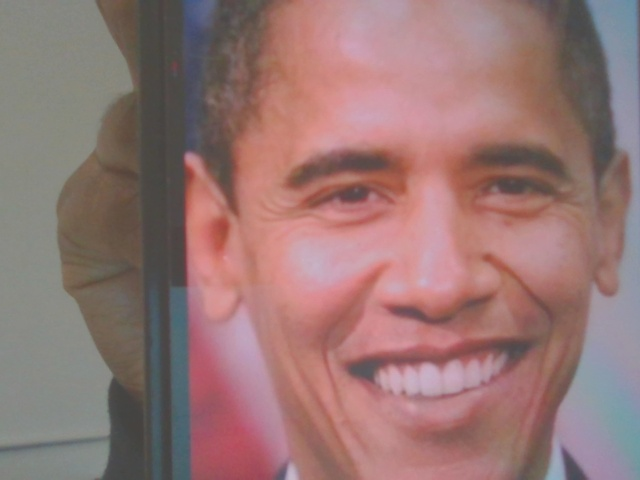
#> input picture data/attendance/snapshots/2026-04-29/1_barak_185720.jpg, 640 x 480 px
$ python -i detector.py   (imports and definitions only)
#> lines starting #> are read from the running program, lines starting #| are printed output that depends on the picture
from __future__ import annotations

import logging
import urllib.request
from dataclasses import dataclass
from pathlib import Path
from typing import Any

import cv2
import numpy as np

from .config import ROOT_DIR


logger = logging.getLogger(__name__)

# YuNet (OpenCV FaceDetectorYN) — small, fast face-specific detector
YUNET_ONNX_NAME = "face_detection_yunet_2023mar.onnx"
YUNET_DOWNLOAD_URL = (
    "https://github.com/opencv/opencv_zoo/raw/main/models/face_detection_yunet/"
    + YUNET_ONNX_NAME
)

# Post-detection limits (pixels² and aspect ratio)
_MIN_FACE_SIDE = 22
_MAX_FRAME_COVERAGE = 0.72  # reject boxes covering most of the frame (false positives)
_MAX_OUTPUT_FACES = 2
_NMS_IOU = 0.22
# Extra context around YuNet/Haar boxes so LBPH/templates see similar framing to
# older, looser Haar crops (tight boxes inflate template L2 vs enrollment photos).
_BOX_PADDING = 0.14

# YuNet thresholds — slightly higher score reduces duplicate / jitter boxes.
_YUNET_SCORE = 0.62
_YUNET_NMS = 0.45
_YUNET_TOP_K = 1500


# [37 lines that did not run here, left out]


# [11 lines that did not run here, left out]


# [10 lines that did not run here, left out]


# [8 lines that did not run here, left out]


# [33 lines that did not run here, left out]


def _ensure_yunet_weights(models_dir: Path) -> Path | None:
    """Return path to YuNet ONNX, downloading once if missing."""
    models_dir.mkdir(parents=True, exist_ok=True)
    target = models_dir / YUNET_ONNX_NAME
    if target.exists() and target.stat().st_size > 10_000:
        return target
    try:
        logger.info("Downloading YuNet face model to %s", target)
        with urllib.request.urlopen(YUNET_DOWNLOAD_URL, timeout=120) as resp:
            target.write_bytes(resp.read())
        logger.info("YuNet model saved (%s bytes)", target.stat().st_size)
        return target
    except Exception as exc:
        logger.warning("Could not download YuNet model: %s", exc)
        return None


# [158 lines that did not run here, left out]

>>> import cv2
>>> picture = cv2.imread('../../data/attendance/snapshots/2026-04-29/1_barak_185720.jpg', cv2.IMREAD_GRAYSCALE)
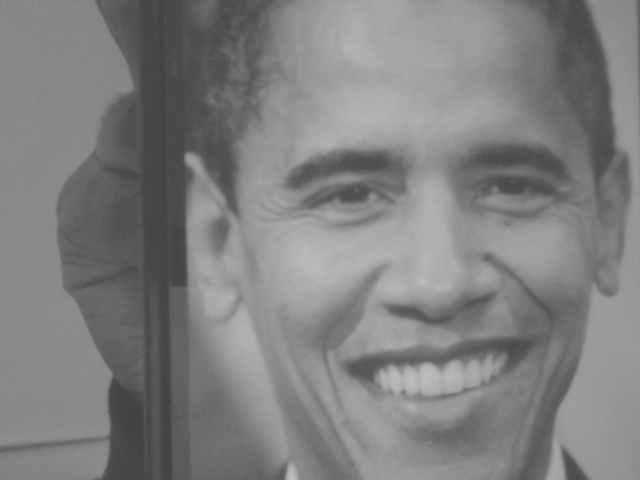
#> picture: shape (480, 640); min 66, max 189, mean 127.6
#> (the run stopped early here; a loop or call above may not have finished)

$ run again, on data/attendance/snapshots/2026-04-29/31715255_Amiyah_Mosley_185635.jpg
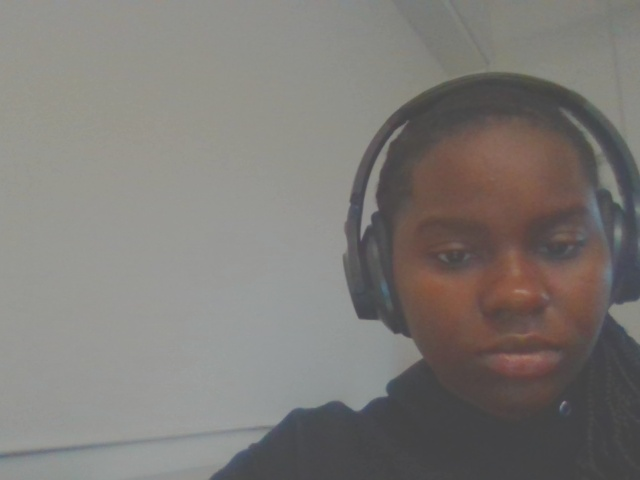
#> input picture data/attendance/snapshots/2026-04-29/31715255_Amiyah_Mosley_185635.jpg, 640 x 480 px
#> `picture = cv2.imread('../../data/attendance/snapshots/2026-04-29/1_bar..`:
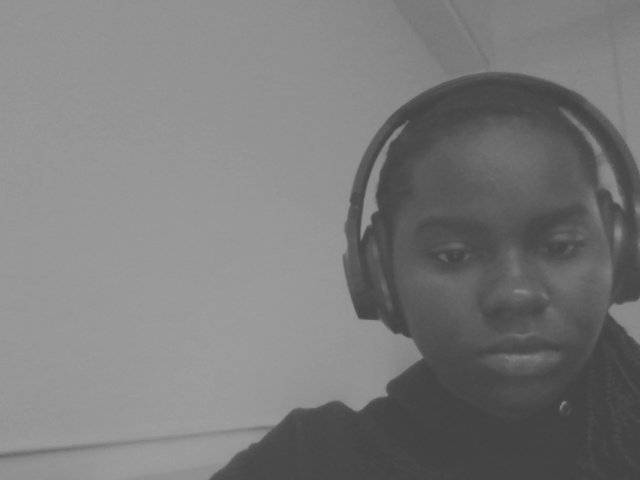
#> picture: shape (480, 640); min 64, max 158, mean 122.8

$ run again, on data/attendance/snapshots/2026-04-29/31715255_Amiyah_Mosley_212630.jpg
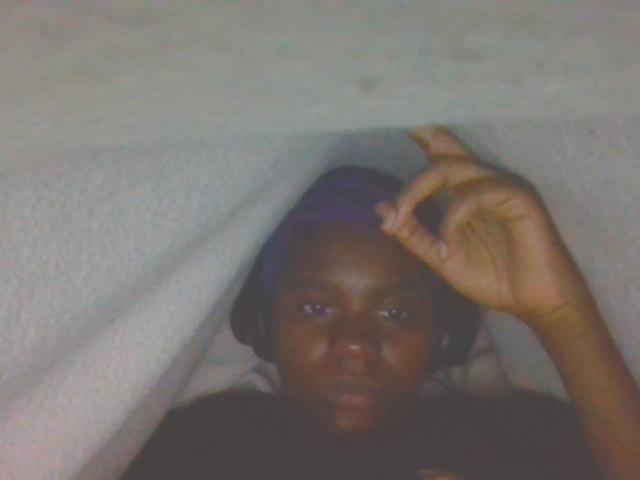
#> input picture data/attendance/snapshots/2026-04-29/31715255_Amiyah_Mosley_212630.jpg, 640 x 480 px
#> `picture = cv2.imread('../../data/attendance/snapshots/2026-04-29/1_bar..`:
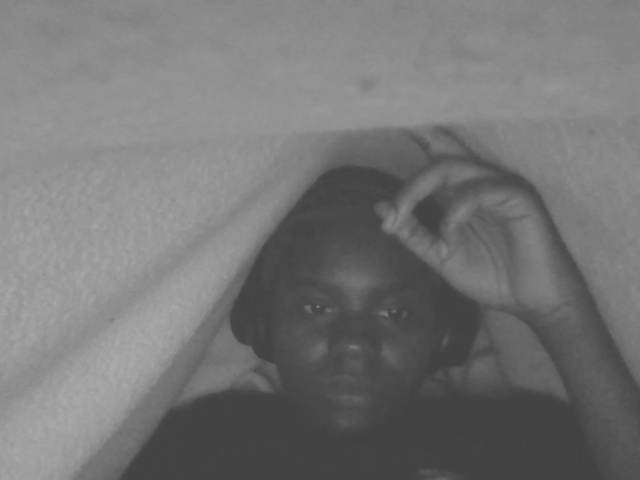
#> picture: shape (480, 640); min 64, max 173, mean 117.4

$ run again, on data/attendance/snapshots/2026-04-29/31715255_Amiyah_Mosley_213817.jpg
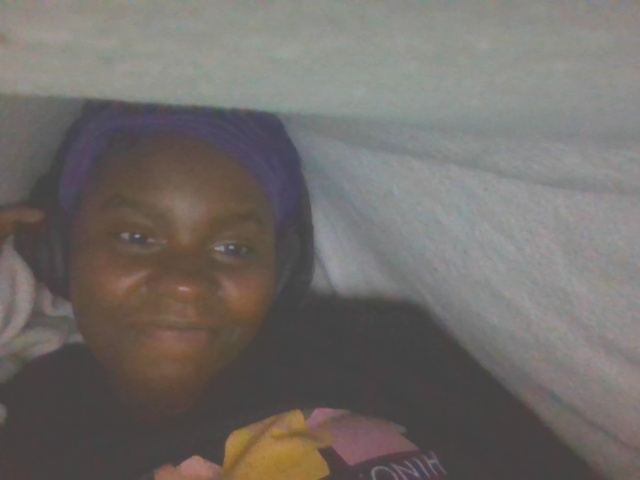
#> input picture data/attendance/snapshots/2026-04-29/31715255_Amiyah_Mosley_213817.jpg, 640 x 480 px
#> `picture = cv2.imread('../../data/attendance/snapshots/2026-04-29/1_bar..`:
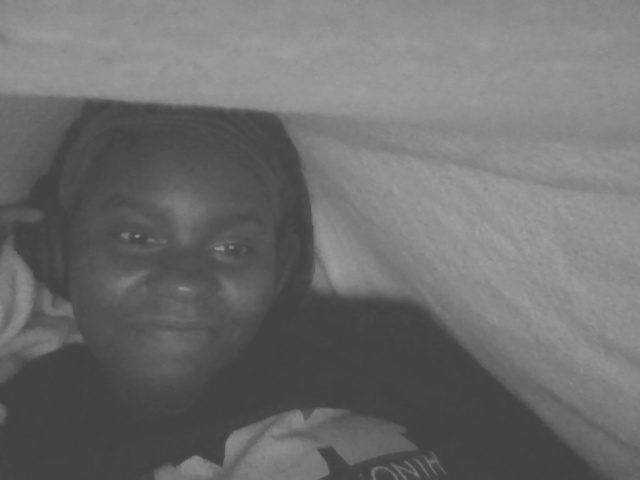
#> picture: shape (480, 640); min 65, max 160, mean 109.8
